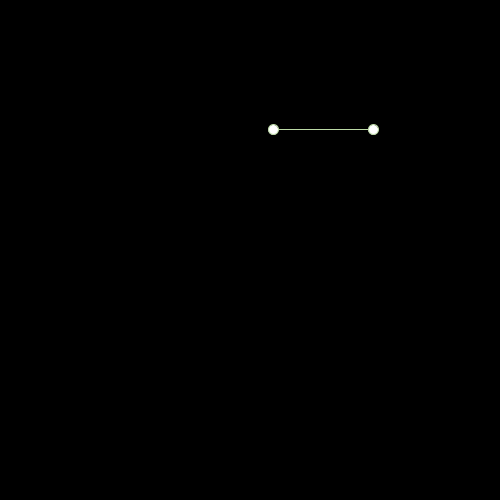
Frame 1 (no input)
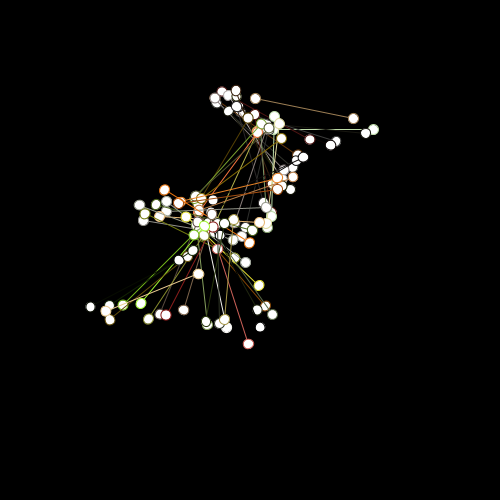
Frame 60 (the mouse pressed at the canvas centre just before this capture)
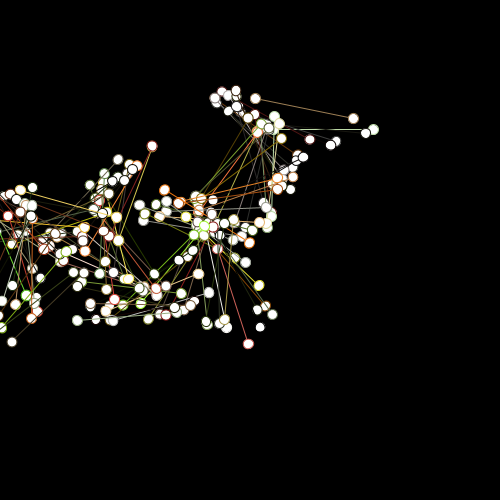
Frame 120 (the mouse held since frame 60 and released just before this capture)

The Processing sketch that drew these frames (run headless with seeded random() and noise(); from frame 60 on, the mouse is pressed at the canvas centre):

// Processing sketch: processing_66185
// ── processing_66185.pde

void setup(){
  size(500,500);
  background(0);

  smooth();
  colorMode(HSB,360,100,100);
  ellipseMode(CENTER);
}
float a=0;
 float x=random(500);
 float y=random(500);
void draw(){
    stroke(random(100),random(100),random(100));
 translate(x,y);
  rotate(a);
  a=a+0.1;
  line(-50,0,50,0);
  ellipse(-50,0,10,10);
  ellipse(50,0,10,10);
  x=x+random(-20,20);
  y=y+random(-20,20);
}
